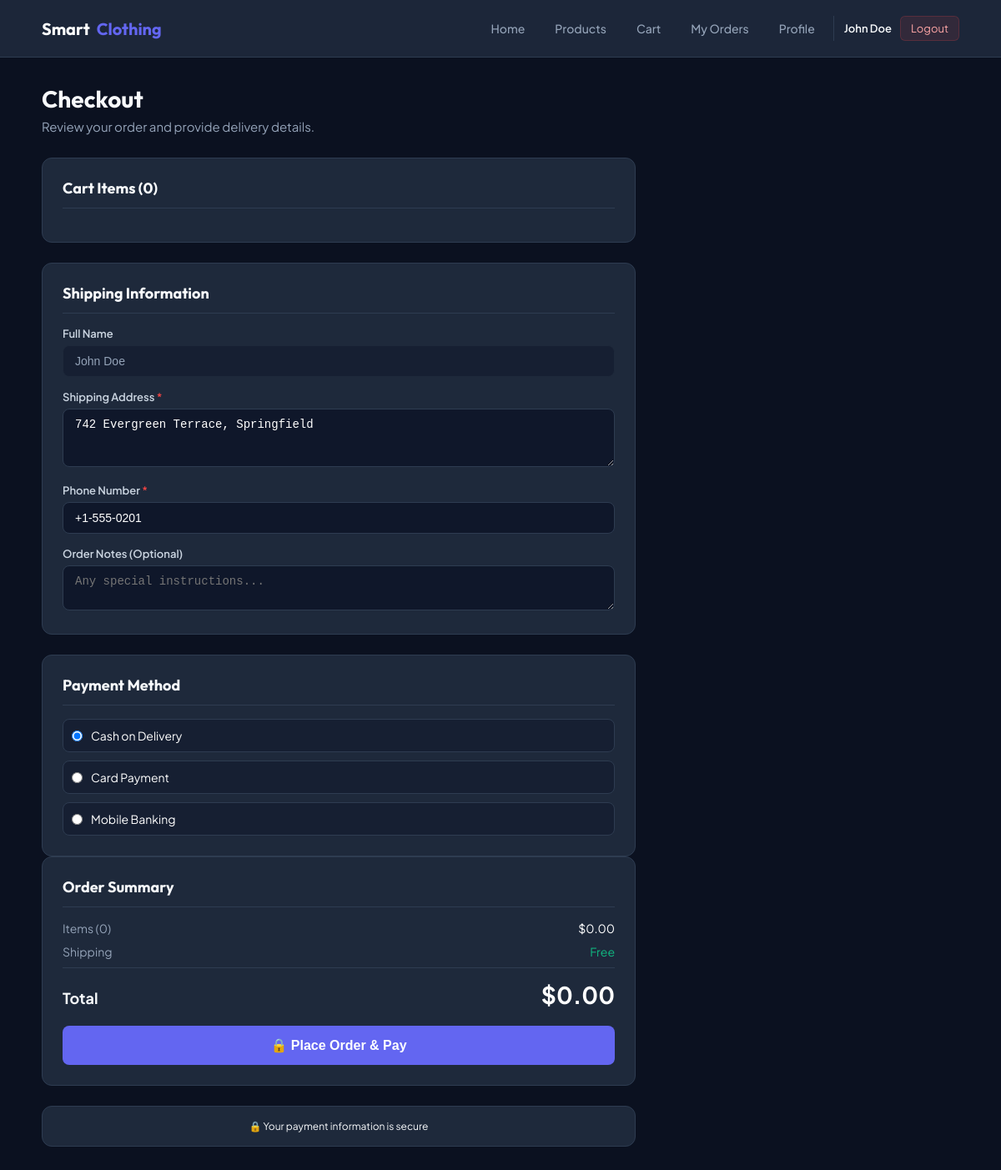
Page /customer/checkout.php (signed in) on the committed database.
### tables this page shows
CREATE TABLE `users` (
  `id` INT UNSIGNED AUTO_INCREMENT PRIMARY KEY,
  `name` VARCHAR(100) NOT NULL,
  `email` VARCHAR(150) NOT NULL UNIQUE,
  `password` VARCHAR(255) NOT NULL,
  `role` ENUM('admin', 'inventory_manager', 'delivery_manager', 'customer') NOT NULL DEFAULT 'customer',
  `phone` VARCHAR(20) DEFAULT NULL,
  `address` TEXT DEFAULT NULL,
  `created_at` TIMESTAMP DEFAULT CURRENT_TIMESTAMP,
  `updated_at` TIMESTAMP DEFAULT CURRENT_TIMESTAMP ON UPDATE CURRENT_TIMESTAMP
);

### app/Controllers/Customer/OrderController.php (called while the page is built, shortened)
<?php
class OrderController extends Controller
{
    public function checkout(): void
    {
        $currentUser = Auth::currentUser();
        $userModel = new User();
        $totalAmount = 0.00;
        $totalQuantity = 0;
        $profile = $userModel->findById($currentUser['id']);
        include APP_ROOT . '/app/Views/customer/checkout.php';
        exit;
    }
}

### customer/checkout.php (called while the page is built, shortened)
<?php
require_once __DIR__ . '/../public/bootstrap.php';
$controller = new OrderController();
$controller->checkout();

### app/Core/helpers.php (called while the page is built, shortened)
<?php
function base_url(string $path = ''): string
{
    $scriptName = str_replace('\\', '/', $_SERVER['SCRIPT_NAME'] ?? '');
    $base = '/';
    return $base . ltrim($path, '/');
}
function e($data): string
{
    return htmlspecialchars((string)($data ?? ''), ENT_QUOTES, 'UTF-8');
}

### app/Core/Session.php (called while the page is built, shortened)
<?php
class Session
{
    public static function get(string $key, $default = null)
    {
        return $_SESSION[$key] ?? $default;
    }
}

### app/Core/Auth.php (called while the page is built, shortened)
<?php
class Auth
{
    public static function isLoggedIn(): bool
    {
        return !empty(Session::get('user_id')) && !empty(Session::get('user_role'));
    }
    public static function currentUser(): ?array
    {
        return [
            'id' => Session::get('user_id'),
            'name' => Session::get('user_name') ?? 'User',
            'email' => Session::get('user_email') ?? '',
            'role' => Session::get('user_role') ?? 'customer'
        ];
    }
}

### app/Models/User.php (called while the page is built, shortened)
<?php
class User
{
    protected \PDO $pdo;
    public function __construct()
    {
        $this->pdo = Database::getInstance();
    }
    public function findById(int $id): ?array
    {
        $stmt = $this->pdo->prepare('SELECT id, name, email, role, phone, address, created_at FROM users WHERE id = :id LIMIT 1');
        $stmt->execute([':id' => $id]);
        return $stmt->fetch() ?: null;
    }
}

### app/Core/Database.php (called while the page is built, shortened)
<?php
class Database
{
    private static ?\PDO $instance = null;
    private string $host;
    private string $user;
    private string $pass;
    private string $dbname;
    private string $charset;
    public function __construct(string $host = 'localhost', string $user = 'root', string $pass = '', string $dbname = 'smart_clothing', string $charset = 'utf8mb4')
    {
        $this->host = $host;
        $this->user = $user;
        $this->pass = $pass;
        $this->dbname = $dbname;
        $this->charset = $charset;
    }
    public static function getInstance(?string $host = null, ?string $user = null, ?string $pass = null, ?string $dbname = null, ?string $charset = null): \PDO
    {
        if (self::$instance === null) {
            self::$instance = (new self($host ?? 'localhost', $user ?? 'root', $pass ?? '', $dbname ?? 'smart_clothing', $charset ?? 'utf8mb4'))->connect();
        }
        return self::$instance;
    }
    public function connect(): \PDO
    {
        $dsn = "mysql:host={$this->host};dbname={$this->dbname};charset={$this->charset}";
        $options = [
            \PDO::ATTR_ERRMODE => \PDO::ERRMODE_EXCEPTION,
            \PDO::ATTR_DEFAULT_FETCH_MODE => \PDO::FETCH_ASSOC,
            \PDO::ATTR_EMULATE_PREPARES => false,
        ];
        try {
            self::$instance = new \PDO($dsn, $this->user, $this->pass, $options);
        } catch (\PDOException $e) {
            die("Database Connection Failed: " . htmlspecialchars($e->getMessage()));
        }
        return self::$instance;
    }
}

### public/bootstrap.php (called while the page is built, shortened)
<?php
spl_autoload_register(function ($class) {
    $prefix = 'App\\';
    $relativeClass = substr($class, strlen($prefix));
    $file = APP_ROOT . '/app/' . str_replace('\\', '/', $relativeClass) . '.php';
});
require_once APP_ROOT . '/app/Core/Database.php';
require_once APP_ROOT . '/app/Core/Session.php';
require_once APP_ROOT . '/app/Core/Auth.php';
require_once APP_ROOT . '/app/Core/helpers.php';

### app/Views/customer/checkout.php (the view, shortened to what this page needs)
<?php include APP_ROOT . "/app/Views/customer/customer_header.php"; ?>
<div style="margin-bottom: 28px;">
    <h1 style="font-family: 'Outfit', sans-serif; font-size: 28px; font-weight: 700; margin-bottom: 6px;">
        Checkout
    </h1>
    <p style="color: var(--text-secondary); font-size: 15px;">
        Review your order and provide delivery details.
    </p>
</div>
<div style="display: grid; grid-template-columns: 2fr 1fr; gap: 32px; align-items: flex-start;">
    <form method="POST" action="checkout.php" novalidate>
        <div style="display: flex; flex-direction: column; gap: 24px;">
            <div class="card" style="padding: 24px;">
                <h3 style="font-family: 'Outfit', sans-serif; font-size: 18px; margin-bottom: 16px; border-bottom: 1px solid var(--border-color); padding-bottom: 12px;">
                    Cart Items (<?= $totalQuantity ?>)
                </h3>
            </div>
            <div class="card" style="padding: 24px;">
                <h3 style="font-family: 'Outfit', sans-serif; font-size: 18px; margin-bottom: 16px; border-bottom: 1px solid var(--border-color); padding-bottom: 12px;">
                    Shipping Information
                </h3>
                <div style="display: flex; flex-direction: column; gap: 16px;">
                    <div>
                        <label style="display: block; font-size: 13px; font-weight: 600; color: #cbd5e1; margin-bottom: 6px;">Full Name</label>
                        <input type="text" value="<?= e($profile['name']) ?>" disabled style="width: 100%; padding: 10px 14px; background: rgba(15, 23, 42, 0.5); border: 1px solid #1e293b; border-radius: 8px; color: var(--text-secondary); font-size: 14px;">
                    </div>
                    <div>
                        <label for="shipping_address" style="display: block; font-size: 13px; font-weight: 600; color: #cbd5e1; margin-bottom: 6px;">Shipping Address <span style="color: var(--danger);">*</span></label>
                        <textarea id="shipping_address" name="shipping_address" rows="3" required placeholder="Enter delivery address" style="width: 100%; padding: 10px 14px; background: #0f172a; border: 1px solid var(--border-color); border-radius: 8px; color: #fff; font-size: 14px; resize: vertical;"><?= e($_POST['shipping_address'] ?? $profile['address']) ?></textarea>
                    </div>
                    <div>
                        <label for="shipping_phone" style="display: block; font-size: 13px; font-weight: 600; color: #cbd5e1; margin-bottom: 6px;">Phone Number <span style="color: var(--danger);">*</span></label>
                        <input type="text" id="shipping_phone" name="shipping_phone" value="<?= e($_POST['shipping_phone'] ?? $profile['phone']) ?>" required placeholder="e.g. +1-555-0199" style="width: 100%; padding: 10px 14px; background: #0f172a; border: 1px solid var(--border-color); border-radius: 8px; color: #fff; font-size: 14px;">
                    </div>
                    <div>
                        <label for="notes" style="display: block; font-size: 13px; font-weight: 600; color: #cbd5e1; margin-bottom: 6px;">Order Notes (Optional)</label>
                        <textarea id="notes" name="notes" rows="2" placeholder="Any special instructions..." style="width: 100%; padding: 10px 14px; background: #0f172a; border: 1px solid var(--border-color); border-radius: 8px; color: #fff; font-size: 14px; resize: vertical;"><?= e($_POST['notes'] ?? '') ?></textarea>
                    </div>
                </div>
            </div>
            <div class="card" style="padding: 24px;">
                <h3 style="font-family: 'Outfit', sans-serif; font-size: 18px; margin-bottom: 16px; border-bottom: 1px solid var(--border-color); padding-bottom: 12px;">
                    Payment Method
                </h3>
                <div style="display: flex; flex-direction: column; gap: 10px;">
                    <label style="display: flex; align-items: center; gap: 10px; cursor: pointer; padding: 10px; background: rgba(15, 23, 42, 0.5); border: 1px solid var(--border-color); border-radius: 8px;">
                        <input type="radio" name="payment_method" value="cash_on_delivery" checked style="width: auto;">
                        <span style="font-size: 14px; color: #fff;">Cash on Delivery</span>
                    </label>
                    <label style="display: flex; align-items: center; gap: 10px; cursor: pointer; padding: 10px; background: rgba(15, 23, 42, 0.5); border: 1px solid var(--border-color); border-radius: 8px;">
                        <input type="radio" name="payment_method" value="card" style="width: auto;">
                        <span style="font-size: 14px; color: #fff;">Card Payment</span>
                    </label>
                    <label style="display: flex; align-items: center; gap: 10px; cursor: pointer; padding: 10px; background: rgba(15, 23, 42, 0.5); border: 1px solid var(--border-color); border-radius: 8px;">
                        <input type="radio" name="payment_method" value="mobile_banking" style="width: auto;">
                        <span style="font-size: 14px; color: #fff;">Mobile Banking</span>
                    </label>
                </div>
            </div>
        </div>
        <div style="display: flex; flex-direction: column; gap: 24px;">
            <div class="card" style="padding: 24px;">
                <h3 style="font-family: 'Outfit', sans-serif; font-size: 18px; margin-bottom: 16px; border-bottom: 1px solid var(--border-color); padding-bottom: 12px;">
                    Order Summary
                </h3>
                <div style="display: flex; flex-direction: column; gap: 10px; margin-bottom: 20px;">
                    <div style="display: flex; justify-content: space-between; font-size: 14px; color: var(--text-secondary);">
                        <span>Items (<?= $totalQuantity ?>)</span>
                        <span style="color: #fff;">$<?= number_format($totalAmount, 2) ?></span>
                    </div>
                    <div style="display: flex; justify-content: space-between; font-size: 14px; color: var(--text-secondary);">
                        <span>Shipping</span>
                        <span style="color: var(--success);">Free</span>
                    </div>
                    <div style="border-top: 1px solid var(--border-color); padding-top: 14px; display: flex; justify-content: space-between; align-items: baseline;">
                        <span style="font-size: 18px; font-weight: 700;">Total</span>
                        <span style="font-size: 28px; font-weight: 700; color: #fff;">$<?= number_format($totalAmount, 2) ?></span>
                    </div>
                </div>
                <button type="submit" class="btn btn-primary" style="width: 100%; padding: 14px; font-size: 16px;">
                    🔒 Place Order & Pay
                </button>
            </div>
            <div class="card" style="padding: 16px; text-align: center; font-size: 12px; color: var(--text-muted);">
                🔒 Your payment information is secure
            </div>
        </div>
    </form>
</div>
<?php include APP_ROOT . "/app/Views/customer/customer_footer.php"; ?>

### app/Views/customer/customer_header.php (shortened to what this page needs)
<?php
$currentPage = basename($_SERVER['PHP_SELF'] ?? '');
?>
<!DOCTYPE html>
<html lang="en">
<head>
</head>
<body>
    <nav class="navbar">
        <div class="nav-container">
            <a href="<?= base_url('customer/dashboard.php') ?>" class="brand-logo">
                Smart<span>Clothing</span>
            </a>
            <ul class="nav-menu">
                <li>
                    <a href="<?= base_url('customer/dashboard.php') ?>" class="nav-link <?= $currentPage === 'dashboard.php' ? 'active' : '' ?>">
                        Home
                    </a>
                </li>
                <li>
                    <a href="<?= base_url('customer/products.php') ?>" class="nav-link <?= ($currentPage === 'products.php' || $currentPage === 'product_details.php') ? 'active' : '' ?>">
                        Products
                    </a>
                </li>
                <li>
                    <a href="<?= base_url('customer/cart.php') ?>" class="nav-link <?= $currentPage === 'cart.php' ? 'active' : '' ?>">
                        Cart
                    </a>
                </li>
                <li>
                    <a href="<?= base_url('customer/orders.php') ?>" class="nav-link <?= in_array($currentPage, ['orders.php', 'order_detail.php']) ? 'active' : '' ?>">
                        My Orders
                    </a>
                </li>
                <li>
                    <a href="<?= base_url('customer/profile.php') ?>" class="nav-link <?= $currentPage === 'profile.php' ? 'active' : '' ?>">
                        Profile
                    </a>
                </li>
                <li class="user-pill">
                    <span class="user-name"><?= e($currentUser['name'] ?? 'Guest') ?></span>
                    <a href="<?= base_url('logout.php') ?>" class="btn-nav-logout">Logout</a>
                </li>
            </ul>
        </div>
    </nav>
    <main class="main-content">

### app/Views/customer/customer_header.php (style rules this page uses)
:root { --bg-color: #0b1120; --surface-color: #1e293b; --surface-light: #334155; --border-color: #2e3c51; --text-primary: #f8fafc; --text-secondary: #94a3b8; --accent: #6366f1; --accent-hover: #4f46e5; --accent-light: rgba(99, 102, 241, 0.15); --success: #10b981; --success-bg: rgba(16, 185, 129, 0.12); --danger: #ef4444; --danger-bg: rgba(239, 68, 68, 0.12); --warning: #f59e0b; }
* { box-sizing: border-box; margin: 0; padding: 0; }
body { font-family: 'Plus Jakarta Sans', -apple-system, sans-serif; background-color: var(--bg-color); color: var(--text-primary); min-height: 100vh; display: flex; flex-direction: column; }
.navbar { background-color: rgba(30, 41, 59, 0.95); backdrop-filter: blur(8px); border-bottom: 1px solid var(--border-color); position: sticky; top: 0; z-index: 100; }
.nav-container { max-width: 1140px; margin: 0 auto; padding: 0 20px; height: 68px; display: flex; align-items: center; justify-content: space-between; }
.brand-logo { font-family: 'Outfit', sans-serif; font-size: 20px; font-weight: 700; color: #ffffff; text-decoration: none; display: flex; align-items: center; gap: 8px; }
.brand-logo span { color: var(--accent); }
.nav-menu { display: flex; align-items: center; list-style: none; gap: 8px; }
.nav-link { display: flex; align-items: center; gap: 6px; padding: 8px 14px; border-radius: 8px; color: var(--text-secondary); text-decoration: none; font-size: 14px; font-weight: 500; transition: all 0.2s ease; }
.user-pill { display: flex; align-items: center; gap: 10px; padding-left: 12px; border-left: 1px solid var(--border-color); }
.user-name { font-size: 13px; color: var(--text-primary); font-weight: 600; }
.btn-nav-logout { padding: 6px 12px; font-size: 13px; color: #fca5a5; background: rgba(239, 68, 68, 0.1); border: 1px solid rgba(239, 68, 68, 0.2); border-radius: 6px; text-decoration: none; transition: background 0.2s; }
.main-content { max-width: 1140px; margin: 0 auto; padding: 32px 20px 60px; width: 100%; flex: 1; }
.btn { display: inline-flex; align-items: center; justify-content: center; gap: 8px; padding: 10px 18px; border-radius: 8px; font-size: 14px; font-weight: 600; text-decoration: none; cursor: pointer; border: none; transition: all 0.15s ease; }
.btn-primary { background-color: var(--accent); color: #ffffff; }
.card { background-color: var(--surface-color); border: 1px solid var(--border-color); border-radius: 12px; padding: 24px; }

### rows in the picture
users: name "John Doe", shipping_address "742 Evergreen Terrace, Springfield", shipping_phone "+1-555-0201"

### other values in the picture
$totalQuantity "0"
$totalAmount "0.00"
